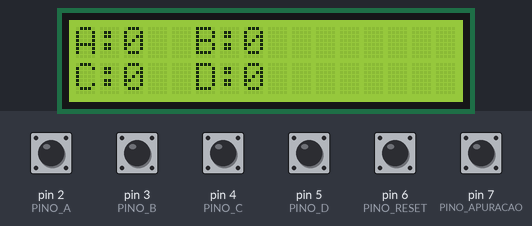
Simulated run of this sketch. Board: Arduino Uno, built with avr-gcc and run on an emulated ATmega328P. Shown: 16×2 character LCD. Inputs (shaded band) come from the test bench; at power-on: pin 2 (PINO_A), pin 3 (PINO_B), pin 4 (PINO_C), pin 5 (PINO_D), pin 6 (PINO_RESET), pin 7 (PINO_APURACAO) HIGH.

Above: at 5.8 s.
5.9 s: pin 2 (PINO_A) pulled LOW for 0.15 s
At 6.5 s:
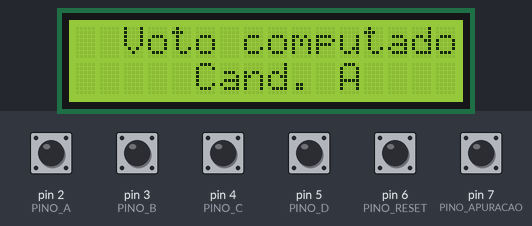
8.6 s: pin 3 (PINO_B) pulled LOW for 0.15 s
At 9.6 s:
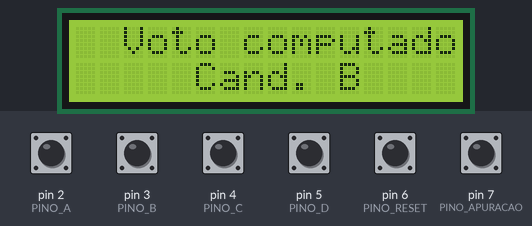
11.3 s: pin 4 (PINO_C) pulled LOW for 0.15 s
At 11.8 s:
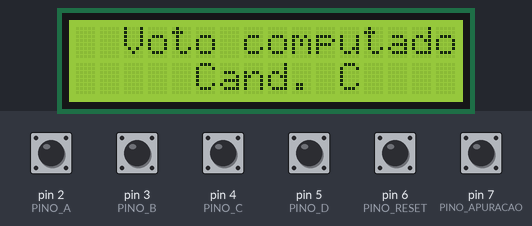
14.0 s: pin 5 (PINO_D) pulled LOW for 0.15 s
At 16.4 s:
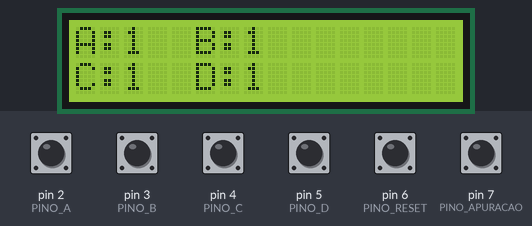
16.7 s: pin 6 (PINO_RESET) pulled LOW for 0.15 s
At 17.3 s:
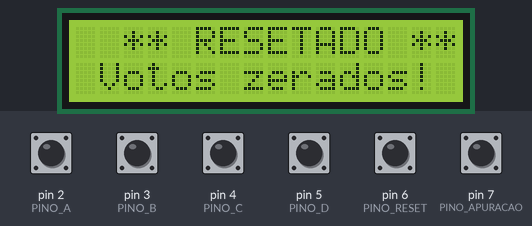
19.8 s: pin 7 (PINO_APURACAO) pulled LOW for 0.15 s
At 20.7 s:
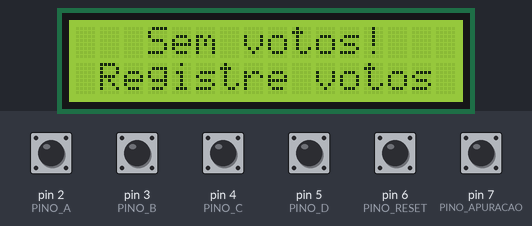
Timing chart, 0 to 22.8 s (numbered marks = the images above; inputs shaded):
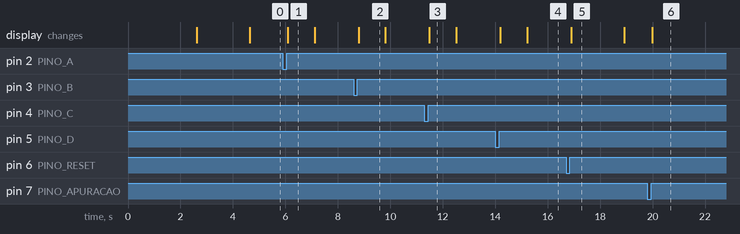

The sketch:

urna_pronta.ino
```cpp
// obs: se eu ficar calvo a culpa é sua!
// Projeto: urna eletrônica simples com Arduino

// A ideia aqui é contar votos de 4 candidatos usando botões
// e mostrar tudo em um LCD 16x2 com módulo I2C.

// Ligações que usei:
//
// LCD I2C:
// SDA -> A4
// SCL -> A5
// VCC -> 5V
// GND -> GND
//
// Botões:
// A        -> pino 2
// B        -> pino 3
// C        -> pino 4
// D        -> pino 5
// Reset    -> pino 6
// Apuração -> pino 7
//
// Cada botão fica ligado entre o pino do Arduino e o GND.
// Por isso no código eu uso INPUT_PULLUP, então não precisei
// colocar resistor externo nos botões.

#include <Adafruit_LiquidCrystal.h>

// LCD I2C do Tinkercad
Adafruit_LiquidCrystal lcd(0);

// pinos usados nos botões
const int PINO_A        = 2;
const int PINO_B        = 3;
const int PINO_C        = 4;
const int PINO_D        = 5;
const int PINO_RESET    = 6;
const int PINO_APURACAO = 7;

// tempo usado para evitar que um clique conte mais de uma vez
const unsigned long DEBOUNCE_MS = 50;

// aqui ficam guardados os votos de cada candidato
int votosA = 0;
int votosB = 0;
int votosC = 0;
int votosD = 0;

// variáveis usadas para controlar o debounce de cada botão
unsigned long ultimoTempoA        = 0;
unsigned long ultimoTempoB        = 0;
unsigned long ultimoTempoC        = 0;
unsigned long ultimoTempoD        = 0;
unsigned long ultimoTempoReset    = 0;
unsigned long ultimoTempoApuracao = 0;

// como estou usando INPUT_PULLUP, o botão solto fica HIGH
bool estadoAnteriorA        = HIGH;
bool estadoAnteriorB        = HIGH;
bool estadoAnteriorC        = HIGH;
bool estadoAnteriorD        = HIGH;
bool estadoAnteriorReset    = HIGH;
bool estadoAnteriorApuracao = HIGH;

// protótipos de funções
void atualizarDisplay();
void exibirConfirmacao(char candidato);
void exibirVencedor();
bool botaoPressionado(int pino, bool &estadoAnterior, unsigned long &ultimoTempo);
char encontrarVencedor(int &maiorVotos, bool &empate);
int calcularPorcentagem(int votos, int total);

void setup() {
  // configura todos os botões como entrada com pull-up interno
  pinMode(PINO_A,        INPUT_PULLUP);
  pinMode(PINO_B,        INPUT_PULLUP);
  pinMode(PINO_C,        INPUT_PULLUP);
  pinMode(PINO_D,        INPUT_PULLUP);
  pinMode(PINO_RESET,    INPUT_PULLUP);
  pinMode(PINO_APURACAO, INPUT_PULLUP);

  // inicia o LCD 16x2
  lcd.begin(16, 2);
  lcd.clear();

  // mensagem inicial
  lcd.setCursor(1, 0);
  lcd.print("URNA ELETRONICA");
  lcd.setCursor(2, 1);
  lcd.print("Bem-vindo! :)");
  delay(2500);

  lcd.clear();
  lcd.setCursor(0, 0);
  lcd.print("Pressione o voto");
  lcd.setCursor(1, 1);
  lcd.print("A | B | C | D");
  delay(2000);

  atualizarDisplay();
}

void loop() {
  // se apertar o botão A, soma um voto para A
  if (botaoPressionado(PINO_A, estadoAnteriorA, ultimoTempoA)) {
    votosA++;
    exibirConfirmacao('A');
    atualizarDisplay();
  }

  // voto no candidato B
  if (botaoPressionado(PINO_B, estadoAnteriorB, ultimoTempoB)) {
    votosB++;
    exibirConfirmacao('B');
    atualizarDisplay();
  }

  // voto no candidato C
  if (botaoPressionado(PINO_C, estadoAnteriorC, ultimoTempoC)) {
    votosC++;
    exibirConfirmacao('C');
    atualizarDisplay();
  }

  // voto no candidato D
  if (botaoPressionado(PINO_D, estadoAnteriorD, ultimoTempoD)) {
    votosD++;
    exibirConfirmacao('D');
    atualizarDisplay();
  }

  // mostra a apuração, com vencedor ou empate
  if (botaoPressionado(PINO_APURACAO, estadoAnteriorApuracao, ultimoTempoApuracao)) {
    exibirVencedor();
    atualizarDisplay();
  }

  // zera todos os votos
  if (botaoPressionado(PINO_RESET, estadoAnteriorReset, ultimoTempoReset)) {
    votosA = 0;
    votosB = 0;
    votosC = 0;
    votosD = 0;

    lcd.clear();
    lcd.setCursor(2, 0);
    lcd.print("** RESETADO **");
    lcd.setCursor(1, 1);
    lcd.print("Votos zerados!");
    delay(2000);

    atualizarDisplay();
  }
}

// função para ler o botão tentando evitar leitura falsa
// ela retorna true só quando identifica um clique válido
bool botaoPressionado(int pino, bool &estadoAnterior, unsigned long &ultimoTempo) {
  bool leitura = digitalRead(pino);

  // se mudou o estado do botão, reinicia a contagem do tempo
  if (leitura != estadoAnterior) {
    ultimoTempo = millis();
  }

  estadoAnterior = leitura;

  // depois de um pequeno tempo estável, considera o botão pressionado
  if ((millis() - ultimoTempo) >= DEBOUNCE_MS && leitura == LOW) {
    while (digitalRead(pino) == LOW) {
      // espera soltar o botão
    }

    delay(20);
    return true;
  }

  return false;
}

// calcula a porcentagem dos votos
// o if evita erro caso ainda não exista nenhum voto
int calcularPorcentagem(int votos, int total) {
  if (total == 0) {
    return 0;
  }

  return (votos * 100 + total / 2) / total;
}

// procura qual candidato teve mais votos
// se tiver empate, a variável empate fica como true
char encontrarVencedor(int &maiorVotos, bool &empate) {
  int contagens[4] = { votosA, votosB, votosC, votosD };
  char letras[4]   = { 'A', 'B', 'C', 'D' };

  maiorVotos = 0;
  empate = false;
  char vencedor = '?';

  // primeiro procura o maior número de votos
  for (int i = 0; i < 4; i++) {
    if (contagens[i] > maiorVotos) {
      maiorVotos = contagens[i];
      vencedor = letras[i];
    }
  }

  // se ninguém votou, não tem vencedor
  if (maiorVotos == 0) {
    return '?';
  }

  // agora verifica se mais de um candidato chegou nesse mesmo valor
  int qtdComMaximo = 0;

  for (int i = 0; i < 4; i++) {
    if (contagens[i] == maiorVotos) {
      qtdComMaximo++;
    }
  }

  if (qtdComMaximo > 1) {
    empate = true;
    vencedor = '?';
  }

  return vencedor;
}

// mostra o resultado da votação no LCD
void exibirVencedor() {
  int total = votosA + votosB + votosC + votosD;

  // caso aperte apuração sem ter nenhum voto
  if (total == 0) {
    lcd.clear();
    lcd.setCursor(3, 0);
    lcd.print("Sem votos!");
    lcd.setCursor(1, 1);
    lcd.print("Registre votos");
    delay(3000);
    return;
  }

  int maiorVotos;
  bool empate;
  char vencedor = encontrarVencedor(maiorVotos, empate);

  // se tiver empate, mostra quais candidatos empataram
  if (empate) {
    int contagens[4] = { votosA, votosB, votosC, votosD };
    char letras[4]   = { 'A', 'B', 'C', 'D' };

    String empatados = "";

    for (int i = 0; i < 4; i++) {
      if (contagens[i] == maiorVotos) {
        if (empatados.length() > 0) {
          empatados += " ";
        }

        empatados += letras[i];
      }
    }

    lcd.clear();
    lcd.setCursor(4, 0);
    lcd.print("EMPATE!");
    lcd.setCursor(0, 1);
    lcd.print("Cands: ");
    lcd.print(empatados);
    delay(5000);
    return;
  }

  // se não teve empate, mostra o vencedor e a porcentagem dele
  int pctVencedor = calcularPorcentagem(maiorVotos, total);

  char linha1[17];
  snprintf(linha1, sizeof(linha1), "%d votos  %d%%", maiorVotos, pctVencedor);

  lcd.clear();
  lcd.setCursor(0, 0);
  lcd.print("VENCEDOR: ");
  lcd.print(vencedor);
  lcd.setCursor(0, 1);
  lcd.print(linha1);
  delay(5000);

  // mostra os detalhes dos candidatos A e B
  int pctA = calcularPorcentagem(votosA, total);
  int pctB = calcularPorcentagem(votosB, total);

  char telaA[17];
  char telaB[17];

  snprintf(telaA, sizeof(telaA), "A: %2dvt  %3d%%", votosA, pctA);
  snprintf(telaB, sizeof(telaB), "B: %2dvt  %3d%%", votosB, pctB);

  lcd.clear();
  lcd.setCursor(0, 0);
  lcd.print(telaA);
  lcd.setCursor(0, 1);
  lcd.print(telaB);
  delay(3000);

  // depois mostra C e D
  int pctC = calcularPorcentagem(votosC, total);
  int pctD = calcularPorcentagem(votosD, total);

  char telaC[17];
  char telaD[17];

  snprintf(telaC, sizeof(telaC), "C: %2dvt  %3d%%", votosC, pctC);
  snprintf(telaD, sizeof(telaD), "D: %2dvt  %3d%%", votosD, pctD);

  lcd.clear();
  lcd.setCursor(0, 0);
  lcd.print(telaC);
  lcd.setCursor(0, 1);
  lcd.print(telaD);
  delay(3000);

  // por último mostra o total geral de votos
  lcd.clear();
  lcd.setCursor(0, 0);
  lcd.print("Total de votos:");
  lcd.setCursor(5, 1);
  lcd.print(total);
  delay(3000);
}

// atualiza a tela principal com a quantidade de votos
void atualizarDisplay() {
  lcd.clear();

  lcd.setCursor(0, 0);
  lcd.print("A:");
  lcd.print(votosA);

  int posB = (votosA < 10) ? 5 : 6;
  lcd.setCursor(posB, 0);
  lcd.print("B:");
  lcd.print(votosB);

  lcd.setCursor(0, 1);
  lcd.print("C:");
  lcd.print(votosC);

  int posD = (votosC < 10) ? 5 : 6;
  lcd.setCursor(posD, 1);
  lcd.print("D:");
  lcd.print(votosD);
}

// mensagem que aparece depois que alguém vota
void exibirConfirmacao(char candidato) {
  lcd.clear();
  lcd.setCursor(2, 0);
  lcd.print("Voto computado!");
  lcd.setCursor(5, 1);
  lcd.print("Cand. ");
  lcd.print(candidato);
  delay(1000);
}
```

Measured:
- after the input at 5.9 s, the display: changes after 0.19 s (image 1)
- after the input at 8.6 s, the display: changes after 0.19 s (image 2)
- after the input at 11.3 s, the display: changes after 0.19 s (image 3)
- after the input at 14.0 s, the display: first changes after 0.19 s (image 4 shows a later state)
- after the input at 16.7 s, the display: changes after 0.20 s (image 5)
- after the input at 19.8 s, the display: changes after 0.20 s (image 6)
- what the display in image 1 shows lasts 1.0 s, from 6.1 s to 7.1 s
